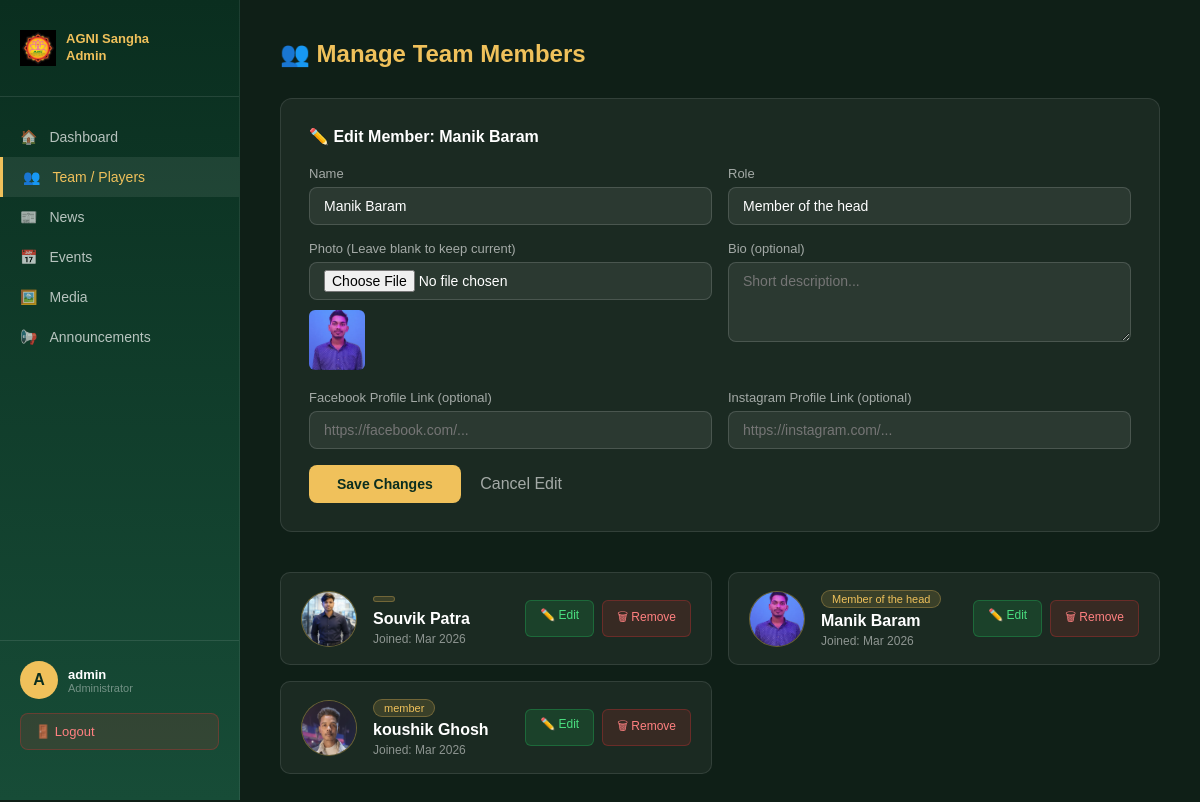
Page /dashboard/team/edit/2/ (signed in) on the committed database.
### core/models.py (models this page shows, shortened)
class TeamMember(models.Model):
    name = models.CharField(max_length=150)
    role = models.CharField(max_length=100, default='Player')
    photo = models.ImageField(upload_to='team/', blank=True, null=True)
    bio = models.TextField(blank=True, null=True)
    social_facebook = models.URLField(max_length=255, blank=True, null=True)
    social_instagram = models.URLField(max_length=255, blank=True, null=True)
    joined_date = models.DateTimeField(auto_now_add=True)
    class Meta:
        ordering = ['joined_date']

### core/views.py (the view, shortened to what this page needs)
# urls.py: path('dashboard/team/', views.team_manage, name='team_manage'),
@login_required(login_url='admin_login')
def team_manage(request, pk=None):
    edit_member = None
    if pk:
        edit_member = get_object_or_404(TeamMember, pk=pk)
    team_members = TeamMember.objects.all()
    return render(request, 'core/admin/team_manage.html', {
        'team_members': team_members,
        'edit_member': edit_member
    })

### core/templates/core/admin/team_manage.html (shortened to what this page needs)
{% load static %}
<!DOCTYPE html>
<html lang="en">
<head>
</head>
<body>
    <div class="sidebar">
        <div class="sidebar-logo">
            <img src="{% static 'images/logo.png' %}" alt="logo">
            <span>AGNI Sangha<br>Admin</span>
        </div>
        <nav class="sidebar-nav">
            <a href="{% url 'admin_dashboard' %}"><span>🏠</span> Dashboard</a>
            <a href="{% url 'team_manage' %}" class="active"><span>👥</span> Team / Players</a>
            <a href="{% url 'news_manage' %}"><span>📰</span> News</a>
            <a href="{% url 'event_manage' %}"><span>📅</span> Events</a>
            <a href="{% url 'media_manage' %}"><span>🖼️</span> Media</a>
            <a href="{% url 'announcement_manage' %}"><span>📢</span> Announcements</a>
        </nav>
        <div class="sidebar-bottom">
            <div class="profile-info">
                <div class="profile-avatar">{{ request.user.username|first|upper }}</div>
                <div>
                    <div class="profile-name">{{ request.user.username }}</div>
                    <div class="profile-role">Administrator</div>
                </div>
            </div>
            <a href="{% url 'admin_logout' %}" class="logout-btn">🚪 Logout</a>
        </div>
    </div>
    <div class="main">
        <h1>👥 Manage Team Members</h1>
        <div class="form-box">
            <h2>{% if edit_member %}✏️ Edit Member: {{ edit_member.name }}{% else %}➕ Add New Member{% endif %}</h2>
            <form method="POST"
                action="{% if edit_member %}{% url 'team_edit' edit_member.id %}{% else %}{% url 'team_manage' %}{% endif %}"
                enctype="multipart/form-data">
                <div class="form-row">
                    <div class="form-group">
                        <label>Name</label>
                        <input type="text" name="name" placeholder="Full Name..."
                            value="{% if edit_member %}{{ edit_member.name }}{% endif %}" required>
                    </div>
                    <div class="form-group">
                        <label>Role</label>
                        <input type="text" name="role" placeholder="Player, Captain, Coach, etc."
                            value="{% if edit_member %}{{ edit_member.role }}{% else %}Player{% endif %}">
                    </div>
                </div>
                <div class="form-row">
                    <div class="form-group">
                        <label>Photo {% if edit_member %}(Leave blank to keep current){% endif %}</label>
                        <input type="file" name="photo" accept="image/*">
                        {% if edit_member and edit_member.photo %}
                        <div style="margin-top:10px;">
                            <img src="{{ edit_member.photo.url }}" style="height:60px; border-radius:6px;">
                        </div>
                        {% endif %}
                    </div>
                    <div class="form-group">
                        <label>Bio (optional)</label>
                        <textarea name="bio"
                            placeholder="Short description...">{% if edit_member %}{{ edit_member.bio }}{% endif %}</textarea>
                    </div>
                </div>
                <div class="form-row">
                    <div class="form-group">
                        <label>Facebook Profile Link (optional)</label>
                        <input type="url" name="social_facebook" placeholder="https://facebook.com/..."
                            value="{% if edit_member and edit_member.social_facebook %}{{ edit_member.social_facebook }}{% endif %}">
                    </div>
                    <div class="form-group">
                        <label>Instagram Profile Link (optional)</label>
                        <input type="url" name="social_instagram" placeholder="https://instagram.com/..."
                            value="{% if edit_member and edit_member.social_instagram %}{{ edit_member.social_instagram }}{% endif %}">
                    </div>
                </div>
                <button type="submit" class="submit-btn">
                    {% if edit_member %}Save Changes{% else %}Add Member{% endif %}
                </button>
                {% if edit_member %}
                <a href="{% url 'team_manage' %}"
                    style="margin-left:15px; color:rgba(255,255,255,0.6); text-decoration:none;">Cancel Edit</a>
                {% endif %}
            </form>
        </div>
        <div class="team-list">
            {% if team_members %}
            {% for member in team_members %}
            <div class="team-card">
                <div class="team-avatar">
                    {% if member.photo %}
                    <img src="{{ member.photo.url }}" alt="{{ member.name }}">
                    {% else %}
                    ⚽
                    {% endif %}
                </div>
                <div class="team-info">
                    <span class="role-tag">{{ member.role }}</span>
                    <h3>{{ member.name }}</h3>
                    <p>Joined: {{ member.joined_date|date:"M Y" }}</p>
                </div>
                <div class="action-btns">
                    <a href="{% url 'team_edit' member.id %}" class="edit-btn">✏️ Edit</a>
                    <a href="{% url 'team_delete' member.id %}" class="delete-btn"
                        onclick="return confirm('Remove this member?')">🗑 Remove</a>
                </div>
            </div>
            {% endfor %}
            {% else %}
            <p class="empty">No team members added yet.</p>
            {% endif %}
        </div>
    </div>
</body>
</html>

### rows in the picture
TeamMember: name "Manik Baram", role "Member of the head", photo (picture), joined_date "Mar 2026"
TeamMember: photo (picture), name "Souvik Patra", joined_date "Mar 2026"
TeamMember: photo (picture), role "member", name "koushik Ghosh", joined_date "Mar 2026"

### other values in the picture
{{ request.user.username|first|upper }} "A"
{{ request.user.username }} "admin"
